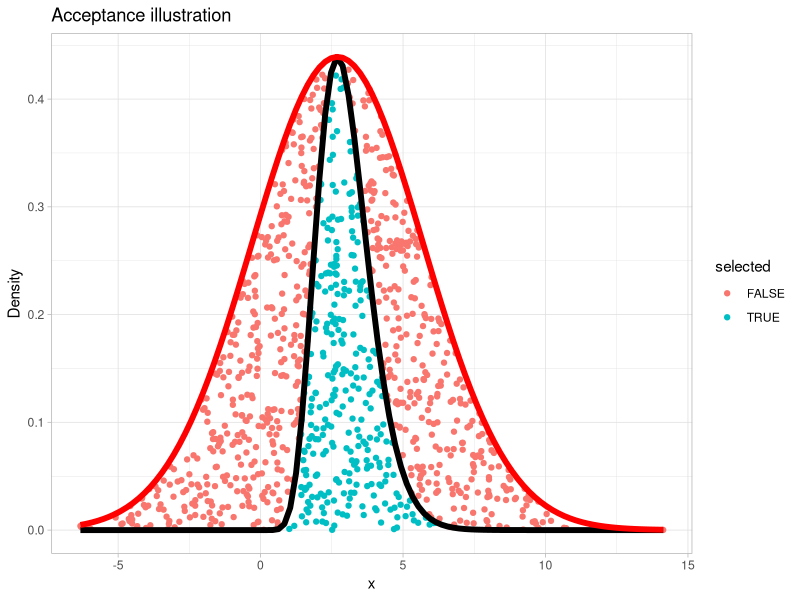

Here is the R script that generated this plot:
# HW10: Rejection sampling for Gamma distribution estimate.
#
# In this exercise, we will go over rejection sampling for estimating
# the gamma distribution Gamma(10, 0.3).
#
# 1. Load the packages `ggplot2`, `tibble` and `tidyverse`.
#    Create a function `f <- function(x)` that takes as input
#    one scalar `x` and returns the gamma density for `shape = 10`
#    and `scale = 0.3`.
#    Example : `f(1) = 0.01664854`.
#    Create a function `g <- function(x)` that takes as input scalar `x` and returns
#    the density of uniform distribution between 0 and 10.
#    Example : `g(2) = 0.1`.
#    These functions will make the computations easier.
#    Find the maximum of `f`.
#    To do that, use `optimize()` to find where `-f` reaches its minimum and
#    and assign it to `mode`. Then, compute the corresponding value for `f` and
#    assign it to `M_best`.
## Do not modify this line!
library(ggplot2)
library(tibble)
library(tidyverse)
f<-function(x){
  dgamma(x,shape = 10,scale=0.3)
}
f(1)
g<-function(x){
  dunif(x,min=0,max=10)
}
g(2)
f1<-function(x) -f(x)

mode<-optimize(f1,interval=c(0,10))$minimum
M_best<-f(mode)
# 2. Use `set.seed()` to set seed to `0` and save seed to `seed1` using `.Random.seed`.
#    Create a function `rejection_sampling <- function(M, f, g, seed = 0, n = 1e3)`
#    which takes as input a scalar `M`, two functions `f` and `g`, a seed and a number `n`,
#    and returns samples of `f` between 0 and 10 using rejection sampling.
#    The function should :
#      - set the seed to `seed` using `set.seed()`.
#        Do that inside the function so each call
#        to the function will use the same random seed.
#      - generate `n` samples from `runif(1000, 1, 10)` into `y`
#      - generate `n` samples from `runif(1000, 0, 1)` into `u`
#      - return the values of `y` such that `u < f(y) / (M *  g(y))`.
#    Example: `rejection_sampling(1, f, g, 0, 3)` will return `[1] 2.655087 3.721239`.
## Do not modify this line!
set.seed(0)
seed1<-.Random.seed
rejection_sampling<-function(M,f,g,seed=0,n=1e3){
  set.seed(seed)
  y<-runif(n,0,10)
  u<-runif(n,0,1)
  y[u<f(y)/(M*g(y))]
}
rejection_sampling(1, f, g, 0, 3)

# 3. Set `n` to `1e3`
#    Generate a tibble `result` which gives the approximated acceptance ratio for
#    different constants M. It should ciontain three columns :
#     - `M` that contains a sequence of number from `M_best` to `5` spaced by `0.025`.
#       You can use `seq()` to generate this sequence.
#     - `Y` that contains samples of the distribution when using rejection sampling
#       with constant `M`. You can use `map()` and `rejection_sampling()` to compute it.
#     - `acceptance_rate` that contains the ratio of samples accepted and `n`
#    `result` should print to:
#    # A tibble: 183 x 3
#          M Y           acceptance_rate
#      <dbl> <list>                <dbl>
#    1 0.439 <dbl [482]>           0.482
#    2 0.464 <dbl [478]>           0.478
#    3 0.489 <dbl [476]>           0.476
#    4 0.514 <dbl [469]>           0.469
#    5 0.539 <dbl [466]>           0.466
#    6 0.564 <dbl [464]>           0.464
#    7 0.589 <dbl [459]>           0.459
#    8 0.614 <dbl [458]>           0.458
#    9 0.639 <dbl [454]>           0.454
#    10 0.664 <dbl [450]>           0.45
#    # … with 173 more rows
## Do not modify this line!
n=1e3
result<-tibble(M=seq(M_best,5,by=0.025))%>%
  mutate(Y=map(M,function(x) rejection_sampling(x,f=f,g=g)),
          acceptance_rate=lengths(Y)/1000)


# 4. Now, let's plot it to see how acceptance ratio changes:
#    - use `ggplot()` to initialize the plot object.
#    - use `geom_line()` to plot the line.
#    - use `labs` with `x` set to `"M"`, `y` set to `"Acceptance rate"` and
#      `title` set to `"The acceptance rate decreases with M"`.
#    - use `theme_light()` to set a light background.
#    Save the plot to `acceptance_plot`.
## Do not modify this line!
acceptance_plot<-ggplot(data=result,aes(x=M,y=acceptance_rate))+
  geom_line()+
  labs(title = "The acceptance rate decreases with M",
       x="M",
       y="Acceptance rate")+
  theme_light()


# 5. As we were using a distribution defined between 0 and 10, it won't help
#    estimating the whole distribution.
#    We now want to sample from a distribution defined on `[0, Inf)`,
#    and we'll use the Gaussian which is supported on `(-Inf, Inf)`.
#    In order to get the smallest `M` value possible, we can decide to sample from
#    a Gaussian that has the same mode as `f`.
#    Create a function `g2(x)` that represents the gaussian density centered
#    at `mode` with standard deviation `sd = 3`.
#    Compute the new value for `M2`. (It is equal to the maximum of `f/g`,
#    and equal to the value of `f/g` at `mode`.)
#    Set the seed to `1` and save it to `seed` using `.Random.seed`.
#    Generate tibble `result2`, in which :
#     - the first column `y` represents a `n` absolute values of samples from
#       normal distribution with mean `mode` and `sd = 3`. You can use `rnorm()`.
#     - the second column `u` represents `n` samples from uniform distribution
#       between 0 and 1 using `runif()`,
#     - the third column `likelihood_ratio` is the ratio of `f(y)` and `M2 * g(y)`
#     - the fourth column `selected` is set to boolean `u < likelihood_ratio`.
#    `result2` should print to:
#    # A tibble: 10,000 x 4
#    y     u likelihood_ratio selected
#    <dbl> <dbl>            <dbl> <lgl>
#    1 0.821 0.211      0.0142      FALSE
#    2 3.25  0.115      0.862       TRUE
#    3 0.193 0.145      0.000000296 FALSE
#    4 7.49  0.310      0.00408     FALSE
#    5 3.69  0.150      0.649       TRUE
#    6 0.239 0.527      0.00000168  FALSE
#    7 4.16  0.118      0.423       TRUE
#    8 4.91  0.477      0.179       FALSE
#    9 4.43  0.308      0.319       TRUE
#    10 1.78  0.305      0.533       TRUE
#    # … with 9,990 more rows
## Do not modify this line!
g2<-function(x){
  dnorm(x,mean=mode,sd=3)
}
g22<-function(x) -g2(x)

mode2<-optimize(g22,c(-10,10))$minimum
M2<-f(mode2)/g2(mode2)

set.seed(1)
seed<-.Random.seed
result2<-tibble(y=rnorm(n,mean=mode,sd=3),
                u=runif(n),
                likelihood_ratio=f(y)/(M2*g2(y)),
                selected=u<likelihood_ratio)
result2
# 6. To visualize it, let's plot the two distributions with the accepted and
#    rejected samples.
#    - Use `ggplot()` to initialize plot object, in which the aesthetics are
#      set to `aes(x = y)`.
#    - Use `geom_point()` to draw sampled points with `data` set to `result2`,
#      and the aesthetics set so that you plot `M2 * u(y) * g2(y)` against `y`,
#      and `color` to `selected`.
#    - Use `stat_function()` to draw the plot of density `f` with `size = 2`.
#    - Use `stat_function()` to draw the plot of density `M2 * g2`
#      setting `color` to `"red"` and  `size = 2`.
#    - Use `labs()` to generate axis labels `x` to `"x"`, `y` to `"Density"`
#      and `title` to `"Acceptance illustration"`
#    - Use `theme_light()`.
#   Save it to `good_rejection_sampling_plot`.
## Do not modify this line!

good_rejection_sampling_plot<-ggplot(data=result2,aes(x=y))+
  geom_point(aes(y=M2*u*g2(y),color=selected))+
  stat_function(fun = f,size=2)+
  stat_function(fun=function(x) M2*g2(x),color="red",size=2)+
  labs(title = "Acceptance illustration",
       x="x",
       y="Density")+
  theme_light()
good_rejection_sampling_plot


